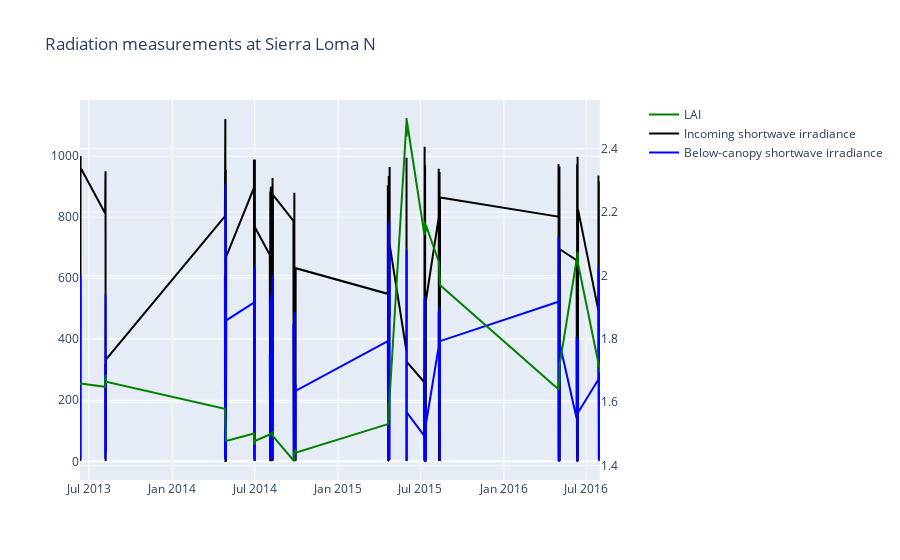

Notebook code cell kept with this figure:
### Markdown cell above
### Plot the input variables

### Code cell
from plotly.subplots import make_subplots
import plotly.graph_objects as go
fig = make_subplots(specs=[[{"secondary_y": True}]])

fig.add_trace(go.Scatter(x=rad["TIMESTAMP"], y=rad["LAI"], 
                         name="LAI", 
                         mode="lines", line={"color":"green"}),
              secondary_y=True)

fig.add_trace(go.Scatter(x=rad["TIMESTAMP"], y=rad["SW_IN"], 
                         name="Incoming shortwave irradiance",
                         mode="lines",line={"color":"black"})
             )

fig.add_trace(go.Scatter(x=rad["TIMESTAMP"], y=rad["SW_BELOW"],
                         name="Below-canopy shortwave irradiance", 
                         mode="lines", line={"color":"blue"})
             )

fig.update_layout(title_text=f"Radiation measurements at {w_site.label}",
                 hovermode="x")

### Figure 1 — Plotly figure (JSON) as saved in the notebook; plotly's stock layout.template omitted (floating-point values rounded to 4 significant figures; data arrays with more than 128 entries replaced by an {"elided": "..."} marker saying what was removed)
{"data": [{"line": {"color": "green"}, "mode": "lines", "name": "LAI", "type": "scatter", "x": {"elided": "2458 str values"}, "xaxis": "x", "y": {"elided": "2458 float values"}, "yaxis": "y2"}, {"line": {"color": "black"}, "mode": "lines", "name": "Incoming shortwave irradiance", "type": "scatter", "x": {"elided": "2458 str values"}, "y": {"elided": "2458 float values"}}, {"line": {"color": "blue"}, "mode": "lines", "name": "Below-canopy shortwave irradiance", "type": "scatter", "x": {"elided": "2458 str values"}, "y": {"elided": "2458 float values"}}], "layout": {"hovermode": "x", "title": {"text": "Radiation measurements at Sierra Loma N"}, "xaxis": {"anchor": "y", "domain": [0, 0.94]}, "yaxis": {"anchor": "x", "domain": [0, 1]}, "yaxis2": {"anchor": "x", "overlaying": "y", "side": "right"}}}
